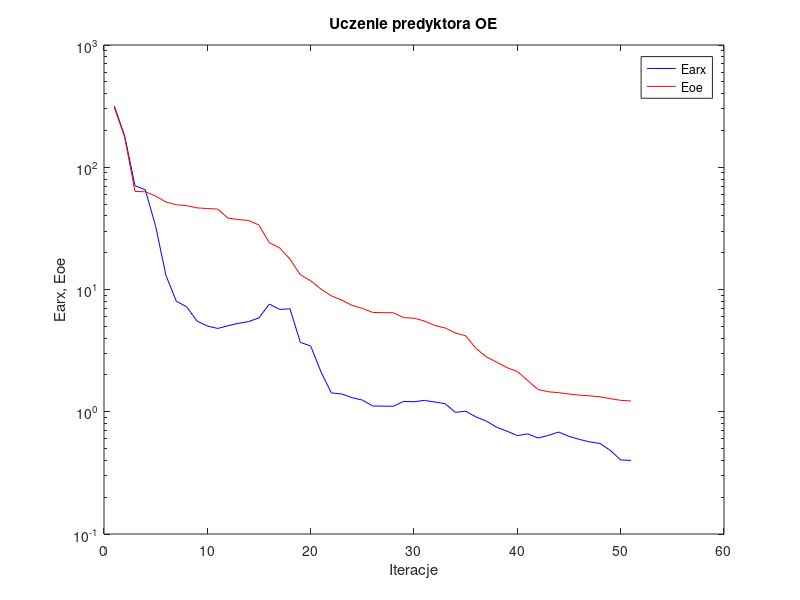
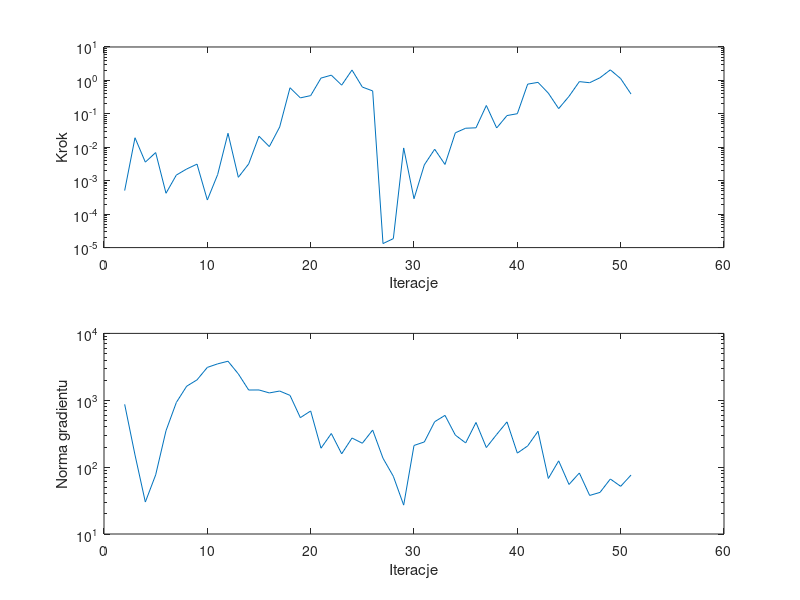

MATLAB code for these plots, in order:
%uczenie predyktora oe
clear all;
n=0; farx(n+1)=3.164880e+002; foe(n+1)=3.083045e+002; wspucz(n+1)=0.000000e+000; ng(n+1)=0.000000e+000;
%odnowa zmiennej metryki
n=1; farx(n+1)=1.806187e+002; foe(n+1)=1.758057e+002; krok(n+1)=5.080539e-004; ng(n+1)=8.689212e+002;
n=2; farx(n+1)=7.069699e+001; foe(n+1)=6.347506e+001; krok(n+1)=1.927372e-002; ng(n+1)=1.520981e+002;
n=3; farx(n+1)=6.535621e+001; foe(n+1)=6.297509e+001; krok(n+1)=3.595838e-003; ng(n+1)=3.005970e+001;
n=4; farx(n+1)=3.278656e+001; foe(n+1)=5.817698e+001; krok(n+1)=6.950337e-003; ng(n+1)=7.661331e+001;
n=5; farx(n+1)=1.298715e+001; foe(n+1)=5.191828e+001; krok(n+1)=4.217733e-004; ng(n+1)=3.503922e+002;
n=6; farx(n+1)=8.024683e+000; foe(n+1)=4.933682e+001; krok(n+1)=1.476722e-003; ng(n+1)=9.267602e+002;
n=7; farx(n+1)=7.213106e+000; foe(n+1)=4.849715e+001; krok(n+1)=2.241713e-003; ng(n+1)=1.622544e+003;
n=8; farx(n+1)=5.514029e+000; foe(n+1)=4.653433e+001; krok(n+1)=3.136698e-003; ng(n+1)=2.017412e+003;
n=9; farx(n+1)=5.030873e+000; foe(n+1)=4.594465e+001; krok(n+1)=2.647244e-004; ng(n+1)=3.100905e+003;
n=10; farx(n+1)=4.802881e+000; foe(n+1)=4.547120e+001; krok(n+1)=1.532691e-003; ng(n+1)=3.504059e+003;
n=11; farx(n+1)=5.051289e+000; foe(n+1)=3.837954e+001; krok(n+1)=2.622287e-002; ng(n+1)=3.834487e+003;
n=12; farx(n+1)=5.288934e+000; foe(n+1)=3.730560e+001; krok(n+1)=1.265711e-003; ng(n+1)=2.478605e+003;
n=13; farx(n+1)=5.466537e+000; foe(n+1)=3.671390e+001; krok(n+1)=3.176507e-003; ng(n+1)=1.423250e+003;
n=14; farx(n+1)=5.865988e+000; foe(n+1)=3.366338e+001; krok(n+1)=2.142359e-002; ng(n+1)=1.425793e+003;
n=15; farx(n+1)=7.610216e+000; foe(n+1)=2.409797e+001; krok(n+1)=1.048565e-002; ng(n+1)=1.287579e+003;
n=16; farx(n+1)=6.871472e+000; foe(n+1)=2.188668e+001; krok(n+1)=4.050274e-002; ng(n+1)=1.374120e+003;
n=17; farx(n+1)=6.950349e+000; foe(n+1)=1.772251e+001; krok(n+1)=6.039386e-001; ng(n+1)=1.183866e+003;
n=18; farx(n+1)=3.697297e+000; foe(n+1)=1.320725e+001; krok(n+1)=3.005969e-001; ng(n+1)=5.493920e+002;
n=19; farx(n+1)=3.452242e+000; foe(n+1)=1.178237e+001; krok(n+1)=3.510640e-001; ng(n+1)=6.917879e+002;
n=20; farx(n+1)=2.118832e+000; foe(n+1)=1.007018e+001; krok(n+1)=1.174409e+000; ng(n+1)=1.918447e+002;
n=21; farx(n+1)=1.425332e+000; foe(n+1)=8.867793e+000; krok(n+1)=1.435748e+000; ng(n+1)=3.183458e+002;
n=22; farx(n+1)=1.398907e+000; foe(n+1)=8.195326e+000; krok(n+1)=7.214488e-001; ng(n+1)=1.581530e+002;
n=23; farx(n+1)=1.304103e+000; foe(n+1)=7.418918e+000; krok(n+1)=2.045693e+000; ng(n+1)=2.725618e+002;
n=24; farx(n+1)=1.246838e+000; foe(n+1)=7.010754e+000; krok(n+1)=6.329112e-001; ng(n+1)=2.277136e+002;
n=25; farx(n+1)=1.114768e+000; foe(n+1)=6.492126e+000; krok(n+1)=4.854776e-001; ng(n+1)=3.585643e+002;
%odnowa zmiennej metryki
n=26; farx(n+1)=1.111824e+000; foe(n+1)=6.460827e+000; krok(n+1)=1.319809e-005; ng(n+1)=1.358005e+002;
n=27; farx(n+1)=1.108913e+000; foe(n+1)=6.451059e+000; krok(n+1)=1.854561e-005; ng(n+1)=7.293091e+001;
n=28; farx(n+1)=1.214643e+000; foe(n+1)=5.883199e+000; krok(n+1)=9.566232e-003; ng(n+1)=2.704506e+001;
n=29; farx(n+1)=1.207383e+000; foe(n+1)=5.829391e+000; krok(n+1)=2.895734e-004; ng(n+1)=2.108588e+002;
n=30; farx(n+1)=1.238506e+000; foe(n+1)=5.524622e+000; krok(n+1)=2.983603e-003; ng(n+1)=2.380803e+002;
n=31; farx(n+1)=1.201433e+000; foe(n+1)=5.088666e+000; krok(n+1)=8.744518e-003; ng(n+1)=4.776700e+002;
n=32; farx(n+1)=1.165518e+000; foe(n+1)=4.846956e+000; krok(n+1)=3.065383e-003; ng(n+1)=5.942374e+002;
n=33; farx(n+1)=9.897045e-001; foe(n+1)=4.414837e+000; krok(n+1)=2.709456e-002; ng(n+1)=3.012191e+002;
n=34; farx(n+1)=1.009299e+000; foe(n+1)=4.183564e+000; krok(n+1)=3.715822e-002; ng(n+1)=2.301033e+002;
n=35; farx(n+1)=9.076160e-001; foe(n+1)=3.295218e+000; krok(n+1)=3.826493e-002; ng(n+1)=4.655866e+002;
n=36; farx(n+1)=8.391004e-001; foe(n+1)=2.809756e+000; krok(n+1)=1.778431e-001; ng(n+1)=1.962874e+002;
n=37; farx(n+1)=7.461065e-001; foe(n+1)=2.546782e+000; krok(n+1)=3.778964e-002; ng(n+1)=3.080340e+002;
n=38; farx(n+1)=6.935943e-001; foe(n+1)=2.294642e+000; krok(n+1)=8.892157e-002; ng(n+1)=4.749719e+002;
n=39; farx(n+1)=6.383508e-001; foe(n+1)=2.134940e+000; krok(n+1)=1.010376e-001; ng(n+1)=1.620121e+002;
n=40; farx(n+1)=6.592170e-001; foe(n+1)=1.800241e+000; krok(n+1)=7.741360e-001; ng(n+1)=2.074938e+002;
n=41; farx(n+1)=6.097442e-001; foe(n+1)=1.520058e+000; krok(n+1)=8.745977e-001; ng(n+1)=3.438738e+002;
n=42; farx(n+1)=6.402816e-001; foe(n+1)=1.457486e+000; krok(n+1)=4.164005e-001; ng(n+1)=6.766792e+001;
n=43; farx(n+1)=6.826443e-001; foe(n+1)=1.431622e+000; krok(n+1)=1.434696e-001; ng(n+1)=1.241357e+002;
n=44; farx(n+1)=6.286534e-001; foe(n+1)=1.397678e+000; krok(n+1)=3.337297e-001; ng(n+1)=5.503214e+001;
n=45; farx(n+1)=5.944553e-001; foe(n+1)=1.367901e+000; krok(n+1)=9.205345e-001; ng(n+1)=8.174590e+001;
n=46; farx(n+1)=5.663792e-001; foe(n+1)=1.350147e+000; krok(n+1)=8.536620e-001; ng(n+1)=3.773256e+001;
n=47; farx(n+1)=5.505741e-001; foe(n+1)=1.323697e+000; krok(n+1)=1.202875e+000; ng(n+1)=4.189648e+001;
n=48; farx(n+1)=4.828224e-001; foe(n+1)=1.280476e+000; krok(n+1)=2.069805e+000; ng(n+1)=6.645617e+001;
n=49; farx(n+1)=4.036445e-001; foe(n+1)=1.239781e+000; krok(n+1)=1.133514e+000; ng(n+1)=5.164844e+001;
n=50; farx(n+1)=3.996869e-001; foe(n+1)=1.223388e+000; krok(n+1)=3.923690e-001; ng(n+1)=7.603352e+001;

figure; semilogy(farx,'b'); hold on; semilogy(foe,'r'); xlabel('Iteracje'); ylabel('Earx, Eoe'); legend('Earx','Eoe'); title('Uczenie predyktora OE');
figure; subplot(2,1,1); semilogy(krok); xlabel('Iteracje'); ylabel('Krok');
subplot(2,1,2); semilogy(ng); xlabel('Iteracje'); ylabel('Norma gradientu');
Earx=farx(n+1)
Eoe=foe(n+1)
